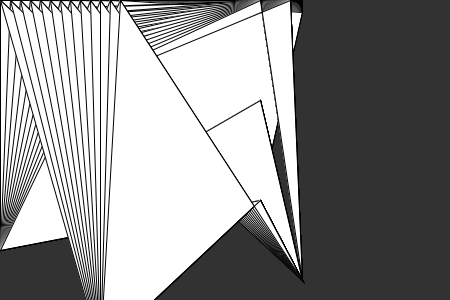
Frame 1 (no input)
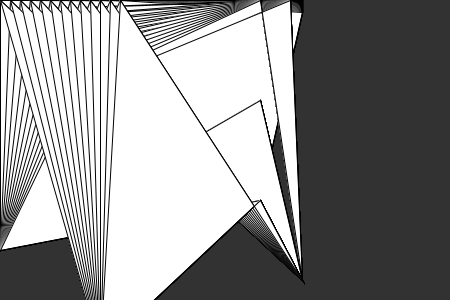
Frame 60 (the mouse pressed at the canvas centre just before this capture)
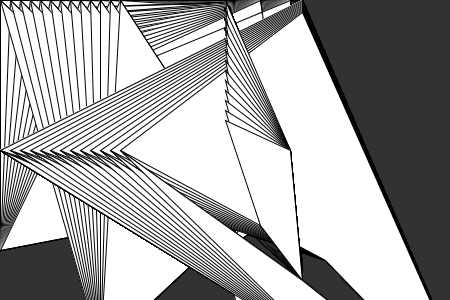
Frame 120 (the mouse held since frame 60 and released just before this capture)

The Processing sketch that drew these frames (run headless with seeded random() and noise(); from frame 60 on, the mouse is pressed at the canvas centre):

// Processing sketch: processing_34751
// ── processing_34751.pde

void setup () {
  
  size (450, 300);
background (50);
}

void draw () {

int A;
int B;
int C;
int D;
int E;
int F;
int G;
int H;
  
A = mouseX; //200
B = 250;
C = 260;
D = mouseX; //290
E = 302;
F = 280;
G = 290;
H = mouseY; //290
  
smooth ();
quad (A,B,C,D,E,F,G,H);


int x;

for (x=0; x<13; x++) {
quad (A+100,B+10,C+A,D+200,E,x,x*10,H);
}

//for (x=0; x<13; x++) {
//quad (A+100,B+10,C+A,D+200,E,x,x*10,H);
//}

for (x=0; x<13; x++) {

  quad (A,x*10,C,D,E,F,G,H);

}


for (x=0; x<13; x++) {

  quad (A,B,C,D+100,E,F,x*10,H);

}

for (x=0; x<13; x++) {

  quad (A,B,C,D+200,E,F,x*10,H);

}

for (x=0; x<13; x++) {

  quad (A+100,B+100,C+A,D+200,E,F,x*10,H);

}
}
